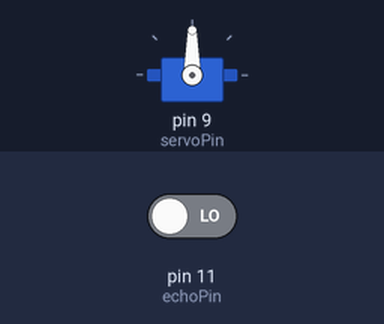
Recording of a sketch running on a simulated Arduino Uno, built with avr-gcc and run on an emulated ATmega328P. Shown: servo. The test bench sets the inputs (shaded band); at power-on: pin 11 (echoPin) LOW.

Above: at 0.05 s.
At 2.5 s:
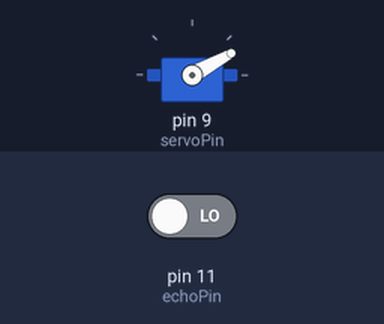
At 4.95 s:
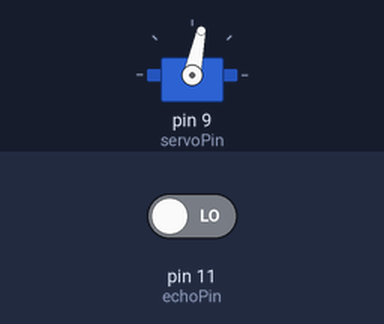
At 10.0 s:
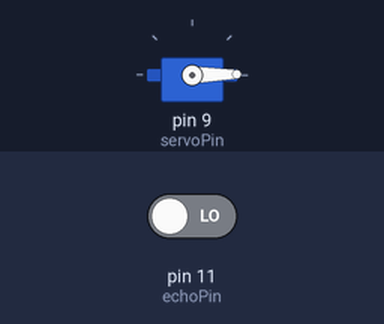
Timing chart, 0 to 13.0 s (numbered marks = the images above):
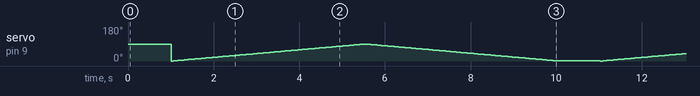

The sketch:

Dispenser.ino
```cpp
#include <Servo.h>

#define echoPin 11
#define trigPin 12
#define servoPin 9

Servo servo;

void setup() {
  Serial.begin(9600);
  pinMode(echoPin, INPUT);
  pinMode(trigPin, OUTPUT);

  servo.attach(servoPin);
}

void loop() {
  if(get_distance() < 10){
    for(int angle = 0 ; angle<90 ; angle++){
      servo.write(angle);
      delay(50);
    }

    for(int angle = 90 ; angle>0 ; angle--){
      servo.write(angle);
      delay(50);
    }
  }
}

float get_distance(){
  digitalWrite(trigPin, HIGH);
  delay(10);
  digitalWrite(trigPin, LOW);

  float duration = pulseIn(echoPin, HIGH);
  float distance = ((float)(340 * duration) / 10000) / 2;

  return distance;
}
```
